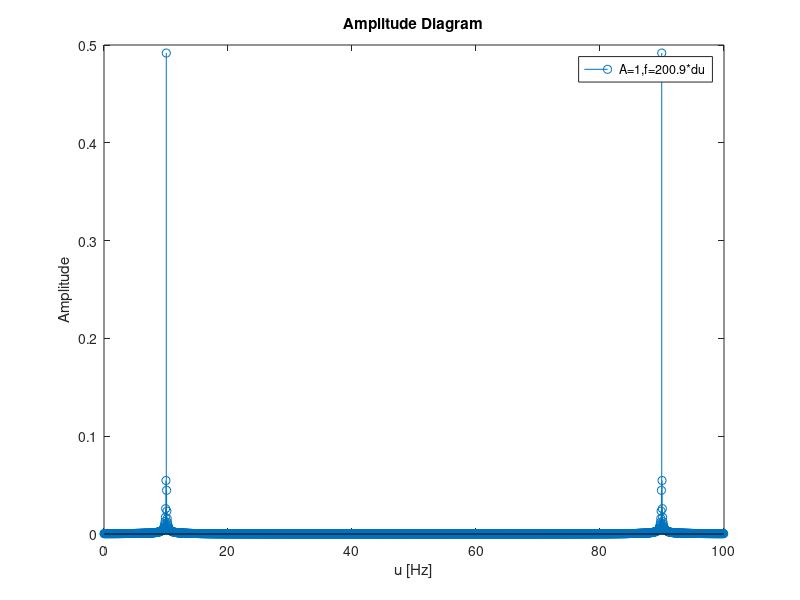

Recreate this plot in MATLAB.
clear all; clc;
% Assignment 4 Task 1

dt=0.01;
t=0:dt:2000*dt;
N=length(t);
T=dt*N;
du=1/T;
u=0:du:(N-1)*du;

f=200*du; 
% xs=cos(2*pi*f*t);
xs1 = 1 * cos(2*pi*(200.9*du)*t);
% xs2 = 5 * cos(2*pi*(300*du)*t);
% Xs=fft(xs)/N;           % Do the FFT and scale
Xs1=fft(xs1)/N;
% Xs2=fft(xs2)/N;
% stem(u,abs(Xs));        % show amplitude diagram
% hold on;
stem(u,abs(Xs1));
% hold on;
% stem(u,abs(Xs2));
xlabel('u [Hz]');
ylabel('Amplitude');

legend('A=1,f=200.9*du','A=4,f=100*du', 'A=5,f=300*du')

title('Amplitude Diagram')
set(gcf,'Color','w')